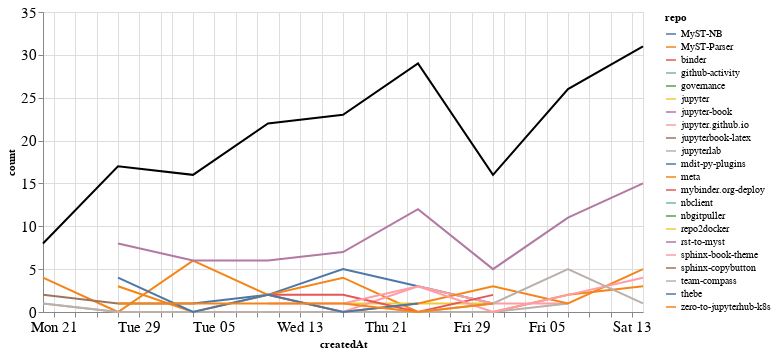

Write notebook code for a chart like this one.
### Markdown cell above
### Comments

### Code cell
comments_time = comments.groupby('repo').resample('W', on='createdAt').count()['author'].reset_index()
comments_time = comments_time.rename(columns={'author': 'count'})
comments_time_total = comments_time.groupby('createdAt').agg({"count": "sum"}).reset_index()
ch1 = alt.Chart(comments_time, width=600).mark_line().encode(
    x='createdAt',
    y='count',
    color='repo',
    tooltip="repo"
)

ch2 = alt.Chart(comments_time_total, width=600).mark_line(color="black").encode(
    x='createdAt',
    y='count',
)

ch1 + ch2

### Figure 1 — Vega-Lite specification as saved in the notebook (floating-point values rounded to 4 significant figures)
{"config": {"axisLeft": {"labelFontSize": 15}, "axisBottom": {"labelFontSize": 15}}, "layer": [{"data": {"name": "data-09811086a7ec12ff206f16a46d941676"}, "mark": "line", "encoding": {"color": {"type": "nominal", "field": "repo"}, "tooltip": {"type": "nominal", "field": "repo"}, "x": {"type": "temporal", "field": "createdAt"}, "y": {"type": "quantitative", "field": "count"}}, "width": 600}, {"data": {"name": "data-922670ef6841f1790a40022108ff524d"}, "mark": {"type": "line", "color": "black"}, "encoding": {"x": {"type": "temporal", "field": "createdAt"}, "y": {"type": "quantitative", "field": "count"}}, "width": 600}], "$schema": "https://vega.github.io/schema/vega-lite/v4.8.1.json", "datasets": {"data-09811086a7ec12ff206f16a46d941676": [{"repo": "MyST-NB", "createdAt": "2021-01-03T00:00:00", "count": 1}, {"repo": "MyST-NB", "createdAt": "2021-01-10T00:00:00", "count": 2}, {"repo": "MyST-NB", "createdAt": "2021-01-17T00:00:00", "count": 5}, {"repo": "MyST-NB", "createdAt": "2021-01-24T00:00:00", "count": 3}, {"repo": "MyST-NB", "createdAt": "2021-01-31T00:00:00", "count": 1}, {"repo": "MyST-Parser", "createdAt": "2020-12-20T00:00:00", "count": 4}, {"repo": "MyST-Parser", "createdAt": "2020-12-27T00:00:00", "count": 0}, {"repo": "MyST-Parser", "createdAt": "2021-01-03T00:00:00", "count": 6}, {"repo": "MyST-Parser", "createdAt": "2021-01-10T00:00:00", "count": 2}, {"repo": "MyST-Parser", "createdAt": "2021-01-17T00:00:00", "count": 4}, {"repo": "MyST-Parser", "createdAt": "2021-01-24T00:00:00", "count": 0}, {"repo": "MyST-Parser", "createdAt": "2021-01-31T00:00:00", "count": 0}, {"repo": "MyST-Parser", "createdAt": "2021-02-07T00:00:00", "count": 2}, {"repo": "MyST-Parser", "createdAt": "2021-02-14T00:00:00", "count": 3}, {"repo": "binder", "createdAt": "2021-01-31T00:00:00", "count": 1}, {"repo": "github-activity", "createdAt": "2021-01-17T00:00:00", "count": 2}, {"repo": "governance", "createdAt": "2021-01-24T00:00:00", "count": 1}, {"repo": "jupyter", "createdAt": "2021-01-17T00:00:00", "count": 1}, {"repo": "jupyter", "createdAt": "2021-01-24T00:00:00", "count": 1}, {"repo": "jupyter", "createdAt": "2021-01-31T00:00:00", "count": 1}, {"repo": "jupyter-book", "createdAt": "2020-12-27T00:00:00", "count": 8}, {"repo": "jupyter-book", "createdAt": "2021-01-03T00:00:00", "count": 6}, {"repo": "jupyter-book", "createdAt": "2021-01-10T00:00:00", "count": 6}, {"repo": "jupyter-book", "createdAt": "2021-01-17T00:00:00", "count": 7}, {"repo": "jupyter-book", "createdAt": "2021-01-24T00:00:00", "count": 12}, {"repo": "jupyter-book", "createdAt": "2021-01-31T00:00:00", "count": 5}, {"repo": "jupyter-book", "createdAt": "2021-02-07T00:00:00", "count": 11}, {"repo": "jupyter-book", "createdAt": "2021-02-14T00:00:00", "count": 15}, {"repo": "jupyter.github.io", "createdAt": "2021-01-10T00:00:00", "count": 2}, {"repo": "jupyter.github.io", "createdAt": "2021-01-17T00:00:00", "count": 0}, {"repo": "jupyter.github.io", "createdAt": "2021-01-24T00:00:00", "count": 3}, {"repo": "jupyter.github.io", "createdAt": "2021-01-31T00:00:00", "count": 1}, {"repo": "jupyter.github.io", "createdAt": "2021-02-07T00:00:00", "count": 1}, {"repo": "jupyterbook-latex", "createdAt": "2021-02-07T00:00:00", "count": 2}, {"repo": "jupyterlab", "createdAt": "2020-12-20T00:00:00", "count": 1}, {"repo": "jupyterlab", "createdAt": "2020-12-27T00:00:00", "count": 0}, {"repo": "jupyterlab", "createdAt": "2021-01-03T00:00:00", "count": 0}, {"repo": "jupyterlab", "createdAt": "2021-01-10T00:00:00", "count": 0}, {"repo": "jupyterlab", "createdAt": "2021-01-17T00:00:00", "count": 0}, {"repo": "jupyterlab", "createdAt": "2021-01-24T00:00:00", "count": 0}, {"repo": "jupyterlab", "createdAt": "2021-01-31T00:00:00", "count": 0}, {"repo": "jupyterlab", "createdAt": "2021-02-07T00:00:00", "count": 1}, {"repo": "mdit-py-plugins", "createdAt": "2021-02-07T00:00:00", "count": 1}, {"repo": "meta", "createdAt": "2020-12-27T00:00:00", "count": 3}, {"repo": "meta", "createdAt": "2021-01-03T00:00:00", "count": 0}, {"repo": "meta", "createdAt": "2021-01-10T00:00:00", "count": 2}, {"repo": "meta", "createdAt": "2021-01-17T00:00:00", "count": 0}, {"repo": "meta", "createdAt": "2021-01-24T00:00:00", "count": 1}, {"repo": "meta", "createdAt": "2021-01-31T00:00:00", "count": 3}, {"repo": "meta", "createdAt": "2021-02-07T00:00:00", "count": 1}, {"repo": "meta", "createdAt": "2021-02-14T00:00:00", "count": 5}, {"repo": "mybinder.org-deploy", "createdAt": "2021-01-10T00:00:00", "count": 2}, {"repo": "mybinder.org-deploy", "createdAt": "2021-01-17T00:00:00", "count": 2}, {"repo": "mybinder.org-deploy", "createdAt": "2021-01-24T00:00:00", "count": 0}, {"repo": "mybinder.org-deploy", "createdAt": "2021-01-31T00:00:00", "count": 2}, {"repo": "nbclient", "createdAt": "2021-02-14T00:00:00", "count": 3}, {"repo": "nbgitpuller", "createdAt": "2021-01-10T00:00:00", "count": 2}, {"repo": "repo2docker", "createdAt": "2021-01-24T00:00:00", "count": 4}, {"repo": "rst-to-myst", "createdAt": "2021-01-03T00:00:00", "count": 1}, {"repo": "sphinx-book-theme", "createdAt": "2021-01-10T00:00:00", "count": 1}, {"repo": "sphinx-book-theme", "createdAt": "2021-01-17T00:00:00", "count": 1}, {"repo": "sphinx-book-theme", "createdAt": "2021-01-24T00:00:00", "count": 3}, {"repo": "sphinx-book-theme", "createdAt": "2021-01-31T00:00:00", "count": 0}, {"repo": "sphinx-book-theme", "createdAt": "2021-02-07T00:00:00", "count": 2}, {"repo": "sphinx-book-theme", "createdAt": "2021-02-14T00:00:00", "count": 4}, {"repo": "sphinx-copybutton", "createdAt": "2020-12-20T00:00:00", "count": 2}, {"repo": "sphinx-copybutton", "createdAt": "2020-12-27T00:00:00", "count": 1}, {"repo": "sphinx-copybutton", "createdAt": "2021-01-03T00:00:00", "count": 1}, {"repo": "team-compass", "createdAt": "2020-12-20T00:00:00", "count": 1}, {"repo": "team-compass", "createdAt": "2020-12-27T00:00:00", "count": 0}, {"repo": "team-compass", "createdAt": "2021-01-03T00:00:00", "count": 0}, {"repo": "team-compass", "createdAt": "2021-01-10T00:00:00", "count": 0}, {"repo": "team-compass", "createdAt": "2021-01-17T00:00:00", "count": 0}, {"repo": "team-compass", "createdAt": "2021-01-24T00:00:00", "count": 0}, {"repo": "team-compass", "createdAt": "2021-01-31T00:00:00", "count": 1}, {"repo": "team-compass", "createdAt": "2021-02-07T00:00:00", "count": 5}, {"repo": "team-compass", "createdAt": "2021-02-14T00:00:00", "count": 1}, {"repo": "thebe", "createdAt": "2020-12-27T00:00:00", "count": 4}, {"repo": "thebe", "createdAt": "2021-01-03T00:00:00", "count": 0}, {"repo": "thebe", "createdAt": "2021-01-10T00:00:00", "count": 2}, {"repo": "thebe", "createdAt": "2021-01-17T00:00:00", "count": 0}, {"repo": "thebe", "createdAt": "2021-01-24T00:00:00", "count": 1}, {"repo": "zero-to-jupyterhub-k8s", "createdAt": "2020-12-27T00:00:00", "count": 1}, {"repo": "zero-to-jupyterhub-k8s", "createdAt": "2021-01-03T00:00:00", "count": 1}, {"repo": "zero-to-jupyterhub-k8s", "createdAt": "2021-01-10T00:00:00", "count": 1}, {"repo": "zero-to-jupyterhub-k8s", "createdAt": "2021-01-17T00:00:00", "count": 1}, {"repo": "zero-to-jupyterhub-k8s", "createdAt": "2021-01-24T00:00:00", "count": 0}, {"repo": "zero-to-jupyterhub-k8s", "createdAt": "2021-01-31T00:00:00", "count": 1}], "data-922670ef6841f1790a40022108ff524d": [{"createdAt": "2020-12-20T00:00:00", "count": 8}, {"createdAt": "2020-12-27T00:00:00", "count": 17}, {"createdAt": "2021-01-03T00:00:00", "count": 16}, {"createdAt": "2021-01-10T00:00:00", "count": 22}, {"createdAt": "2021-01-17T00:00:00", "count": 23}, {"createdAt": "2021-01-24T00:00:00", "count": 29}, {"createdAt": "2021-01-31T00:00:00", "count": 16}, {"createdAt": "2021-02-07T00:00:00", "count": 26}, {"createdAt": "2021-02-14T00:00:00", "count": 31}]}}
